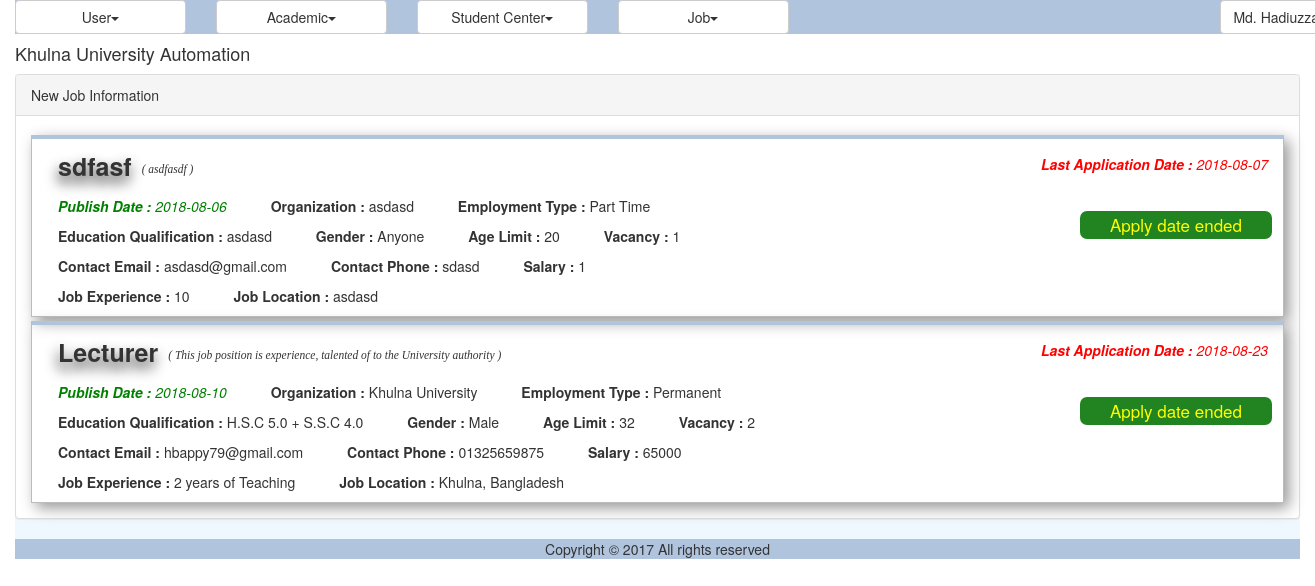
/web/src/DigitalUniversity/job_list.php (signed in), run on an earlier commit of the app's database.
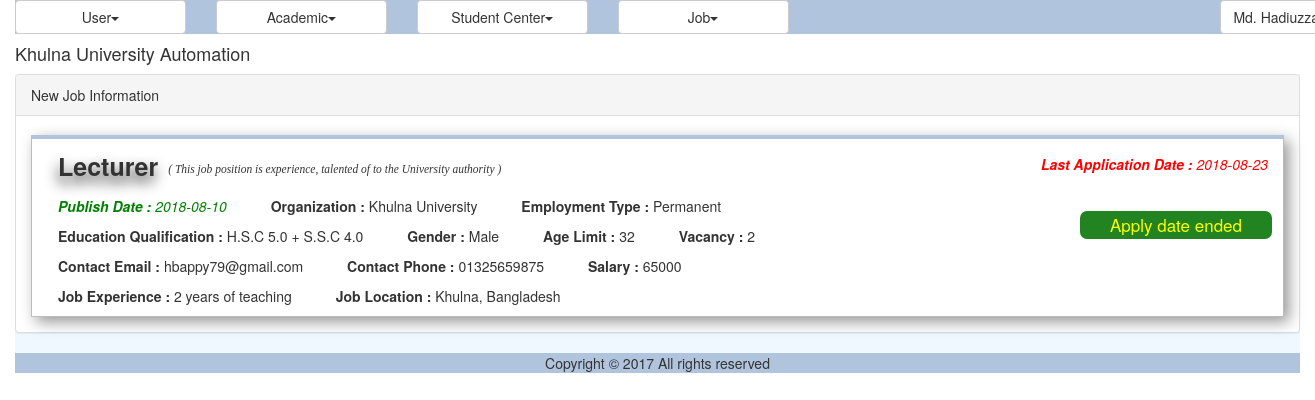
And on a later commit of the database.
### tables this page shows
CREATE TABLE IF NOT EXISTS `jms_job` (
  `ID` int(11) NOT NULL AUTO_INCREMENT,
  `Title` varchar(100) NOT NULL,
  `Subtitle` varchar(100) NOT NULL,
  `PublishDate` date NOT NULL,
  `Organization` varchar(45) NOT NULL,
  `Qualification` varchar(500) NOT NULL,
  `Gender` varchar(45) NOT NULL,
  `AgeLimit` varchar(45) NOT NULL,
  `EmploymentType` varchar(45) NOT NULL,
  `NumberOfVacancy` int(11) NOT NULL,
  `Email` varchar(45) NOT NULL,
  `ContactNumber` varchar(45) NOT NULL,
  `Salary` varchar(45) DEFAULT NULL,
  `Location` varchar(255) DEFAULT NULL,
  `JobExperience` varchar(45) DEFAULT NULL,
  `LastDateOfApplication` date NOT NULL,
  PRIMARY KEY (`ID`)
);

### web/src/DigitalUniversity/util/class.util.inc (called while the page is built, shortened)
<?php
class ConfigUtil implements I_DBConfig, I_LogConfig, I_LanguageConfig{
	public static $s_instance;
	private $_host;
	private $_username;
	private $_password;
	private $_database;
	public static function getInstance() {
		if(!self::$s_instance) {
			self::$s_instance = new self();
		}
		return self::$s_instance;
	}
	private function readConfig(){
		$this->_ini_array = parse_ini_file(CONFIG.'system.ini');
		$this->_host =	$this->_ini_array['db_host'];
		$this->_username = $this->_ini_array['db_username'];
		$this->_password = $this->_ini_array['db_password'];
		$this->_database = $this->_ini_array['db_database'];
	}
	public function getDBHost(){
		return $this->_host;
	}
	public function getDBUserName(){
		return $this->_username;
	}
	public function getDBPassword(){
		return $this->_password;
	}
	public function getDBName(){
		return $this->_database;
	}
}
class DBUtil implements I_DBUtil {
	private static $s_instance;
	private $_host;
	private $_username;
	private $_password;
	private $_database;
	protected $_connection;
	protected $_result;
	public static function getInstance() {
		if(!self::$s_instance) {
			self::$s_instance = new self();
		}
		return self::$s_instance;
	}
	private function readDBConfig(){
		$_config = ConfigUtil::getInstance();
		$this->_host = $_config->getDBHost();
		$this->_username = $_config->getDBUserName();
		$this->_password = $_config->getDBPassword();
		$this->_database = $_config->getDBName();
	}
	private function setConnection(){
		$this->_connection = new mysqli($this->_host, $this->_username,
			$this->_password, $this->_database);
	}
	public function doQuery($sql) {
		$this->_result = $this->_connection->query($sql) or die(mysqli_error($this->_connection));
		return $this->_result;
	}
	public function getNumRows() {
		$this->_numRows = mysqli_num_rows($this->_result);
		return $this->_numRows;
	}
	public function getAllRows() {
		$rows = array();
		for($x = 0; $x < $this->getNumRows(); $x++) {
			$rows[] = mysqli_fetch_assoc($this->_result);
		}
		return $rows;
	}
}
class LogUtil{
	private static $s_instance;
	public static function getInstance(){
		if(!self::$s_instance) {
			self::$s_instance = new self();
		}
		return self::$s_instance;
	}
}
class LangUtil{
	private static $s_instance;
	public static function getInstance() {
		if(!self::$s_instance) {
			self::$s_instance = new self();
		}
		return self::$s_instance;
	}
}
?>

### web/src/DigitalUniversity/modules/job/ui/blade/view.job_list.blade.inc (called while the page is built, shortened)
<?php
include_once UTILITY.'class.util.inc';
include_once MODULES_JOB.'bao/class.job_list_bao.inc';
$_JobListBAO = new JobListBAO();
?>

### web/src/DigitalUniversity/modules/job/bao/class.job_list_bao.inc (called while the page is built, shortened)
<?php
include_once UTILITY.'class.util.inc';
include_once MODULES_JOB.'dao/class.job_list_dao.inc';
Class JobListBAO{
	private $_JobListDAO;
	public function __construct(){
		$this->_JobListDAO = new JobListDAO();
	}
	public function getAllJobs(){
		$Result = $this->_JobListDAO->getAllJobs();
		return $Result;
	}
}
?>

### web/src/DigitalUniversity/modules/job/dao/class.job_list_dao.inc (called while the page is built, shortened)
<?php
include_once COMMON.'class.common.inc';
include_once UTILITY.'class.util.inc';
include_once COMMON.'class.common.job.inc';
Class JobListDAO{
	private $_DB;
	public function __construct(){
		$this->_DB = DBUtil::getInstance();
	}
	public function getAllJobs(){
		$JobList = array();
		$this->_DB->doQuery("SELECT * FROM jms_job");
		$rows = $this->_DB->getAllRows();
		for($i = 0; $i < sizeof($rows); $i++) {
			$row = $rows[$i];
			$this->_Job = new Job();
		    $this->_Job->setID ( $row['ID']);
		    $this->_Job->setTitle ( $row['Title'] );
		    $this->_Job->setSubtitle ( $row['Subtitle'] );
		    $this->_Job->setPublishDate ( $row['PublishDate'] );
		    $this->_Job->setOrganization( $row['Organization'] );
		    $this->_Job->setQualification( $row['Qualification'] );
		    $this->_Job->setGender( $row['Gender'] );
		    $this->_Job->setAgeLimit ( $row['AgeLimit'] );
		    $this->_Job->setEmploymentType( $row['EmploymentType'] );
		    $this->_Job->setNumberOfVacancy( $row['NumberOfVacancy'] );
		    $this->_Job->setEmail( $row['Email'] );
		    $this->_Job->setContactNumber ( $row['ContactNumber'] );
		    $this->_Job->setSalary( $row['Salary'] );
		    $this->_Job->setLocation( $row['Location'] );
		    $this->_Job->setJobExperience( $row['JobExperience'] );
		    $this->_Job->setLastDateOfApplication( $row['LastDateOfApplication'] );
		    $JobList[]=$this->_Job;
		}
		$Result = new Result();
		$Result->setIsSuccess(1);
		$Result->setResultObject($JobList);
		return $Result;
	}
}
?>

### web/src/DigitalUniversity/common/class.common.inc (called while the page is built, shortened)
<?php
class Result{
    private $_IsSuccess=0;
    private $_ResultObject;
    public function setIsSuccess($IsSuccess){
        $this->_IsSuccess = $IsSuccess;
    }
    public function getIsSuccess(){
        return $this->_IsSuccess;
    }
    public function setResultObject($ResultObject){
        $this->_ResultObject = $ResultObject;
    }
    public function getResultObject(){
        return $this->_ResultObject;
    }
}
?>

### web/src/DigitalUniversity/common/class.common.job.inc (called while the page is built, shortened)
<?php
class Job{
    private $_Title;
    private $_Subtitle;
    private $_PublishDate;
    private $_Organization;
    private $_Qualification;
    private $_Gender;
    private $_AgeLimit;
    private $_EmploymentType;
    private $_NumberOfVacancy;
    private $_Email;
    private $_ContactNumber;
    private $_Salary;
    private $_Location;
    private $_JobExperience;
    private $_LastDateOfApplication;
    public function setTitle( $Title ) {
        $this->_Title = $Title;
    }
    public function getTitle() {
        return $this->_Title;
    }
    public function setSubtitle ( $Subtitle ) {
        $this->_Subtitle = $Subtitle;
    }
    public function getSubtitle () {
        return $this->_Subtitle;
    }
    public function setPublishDate ( $PublishDate ) {
        $this->_PublishDate = $PublishDate;
    }
    public function getPublishDate () {
        return $this->_PublishDate;
    }
    public function setOrganization ( $Organization ) {
        $this->_Organization = $Organization;
    }
    public function getOrganization () {
        return $this->_Organization;
    }
    public function setQualification ( $Qualification ) {
        $this->_Qualification = $Qualification;
    }
    public function getQualification () {
        return $this->_Qualification;
    }
    public function setGender ( $Gender ) {
        $this->_Gender = $Gender;
    }
    public function getGender () {
        return $this->_Gender;
    }
    public function setAgeLimit( $AgeLimit ) {
        $this->_AgeLimit = $AgeLimit;
    }
    public function getAgeLimit() {
        return $this->_AgeLimit;
    }
    public function setEmploymentType ( $EmploymentType ) {
        $this->_EmploymentType = $EmploymentType;
    }
    public function getEmploymentType () {
        return $this->_EmploymentType;
    }
    public function setNumberOfVacancy ( $NumberOfVacancy ) {
        $this->_NumberOfVacancy = $NumberOfVacancy;
    }
    public function getNumberOfVacancy () {
        return $this->_NumberOfVacancy;
    }
    public function setEmail ( $Email ) {
        $this->_Email = $Email;
    }
    public function getEmail () {
        return $this->_Email;
    }
    public function setContactNumber ( $ContactNumber ) {
        $this->_ContactNumber = $ContactNumber;
    }
    public function getContactNumber () {
        return $this->_ContactNumber;
    }
    public function setSalary ( $Salary ) {
        $this->_Salary = $Salary;
    }
    public function getSalary () {
        return $this->_Salary;
    }
    public function setLocation( $Location ) {
        $this->_Location = $Location;
    }
    public function getLocation() {
        return $this->_Location;
    }
    public function setJobExperience ( $JobExperience ) {
        $this->_JobExperience = $JobExperience;
    }
    public function getJobExperience () {
        return $this->_JobExperience;
    }
    public function setLastDateOfApplication ( $LastDateOfApplication ) {
        $this->_LastDateOfApplication = $LastDateOfApplication;
    }
    public function getLastDateOfApplication () {
        return $this->_LastDateOfApplication;
    }
}
?>

### web/src/DigitalUniversity/modules/job/ui/view.job_list.inc (the view, shortened to what the changed rows need)
<?php
include_once 'blade/view.job_list.blade.inc';
include_once COMMON.'class.common.inc';
?>
<div class="panel panel-default">
    <div class="panel-body">
    	<?php
			$Result = $_JobListBAO->getAllJobs();
			if($Result->getIsSuccess()){
				$JobList = $Result->getResultObject();
				?>
				<?php
				for($i = 0; $i < sizeof($JobList); $i++) {
					$Job = $JobList[$i];
					?>
					<div class="jms_block">
					    <p class="jms_title inline"><?php echo $Job->getTitle(); ?></p>
					    <p class="jms_Subtitle inline">( <?php echo $Job->getSubtitle(); ?> )</p><br>
					    <p class="jms_PublishDate inline"><span>Publish Date : </span><?php echo $Job->getPublishDate(); ?></p>
					    <p class="jms_Organization inline"><span>Organization : </span><?php echo $Job->getOrganization(); ?></p>
					    <p class="jms_EmploymentType inline"><span>Employment Type : </span><?php echo $Job->getEmploymentType()?></p><br>
					    <p class="jms_Qualification inline"><span> Education Qualification : </span><?php echo $Job->getQualification()?></p>
					    <p class="jms_Gender inline"><span>Gender : </span><?php echo $Job->getGender(); ?></p>
					    <p class="jms_AgeLimit inline"><span>Age Limit : </span><?php echo $Job->getAgeLimit(); ?></p>
					    <p class="jms_NumberOfVacancy inline"><span>Vacancy : </span><?php echo $Job->getNumberOfVacancy(); ?></p><br>
					    <p class="jms_Email inline"><span>Contact Email : </span><?php echo $Job->getEmail(); ?></p>
					    <p class="jms_ContactNumber inline"><span>Contact Phone : </span><?php echo $Job->getContactNumber()?></p>
					    <p class="jms_Salary inline"><span>Salary : </span><?php echo $Job->getSalary(); ?></p><br>
					    <p class="jms_JobExperience inline"><span>Job Experience : </span><?php echo $Job->getJobExperience()?></p>
					    <p class="jms_Location inline"><span> Job Location : </span><?php echo $Job->getLocation(); ?></p><br>
					    <p class="jms_LastDateOfApplication inline"><span>Last Application Date : </span><?php echo $Job->getLastDateOfApplication(); ?></p>
					    <?php
					    	if($Job->getLastDateOfApplication()<date("Y-m-d")){
					    ?>
					    	<p class="jms_submit inline" style="color: yellow;" >Apply date ended</p>
					    <?php
						}
						else{
						?>
					    	<a class="jms_submit inline" href="?apply=<?php echo $Job->getID(); ?>">Apply</a>
					     <?php
						}
						?>
					</div>
				<?php
				}
			}
			else{
				echo $Result->getResultObject();
			}
		?>
    </div>
</div>

What changed in the data, as far as the page shows it:
removed jms_job: Title "sdfasf", Subtitle "asdfasdf", PublishDate "2018-08-06", Organization "asdasd", EmploymentType "Part Time", Qualification "asdasd", Gender "Anyone", AgeLimit "20", NumberOfVacancy "1", Email "asdasd@gmail.com", ContactNumber "sdasd", Salary "1", JobExperience "10", Location "asdasd", LastDateOfApplication "2018-08-07", shows "Apply date ended"
changed jms_job "Lecturer": JobExperience "2 years of Teaching" → "2 years of teaching"
